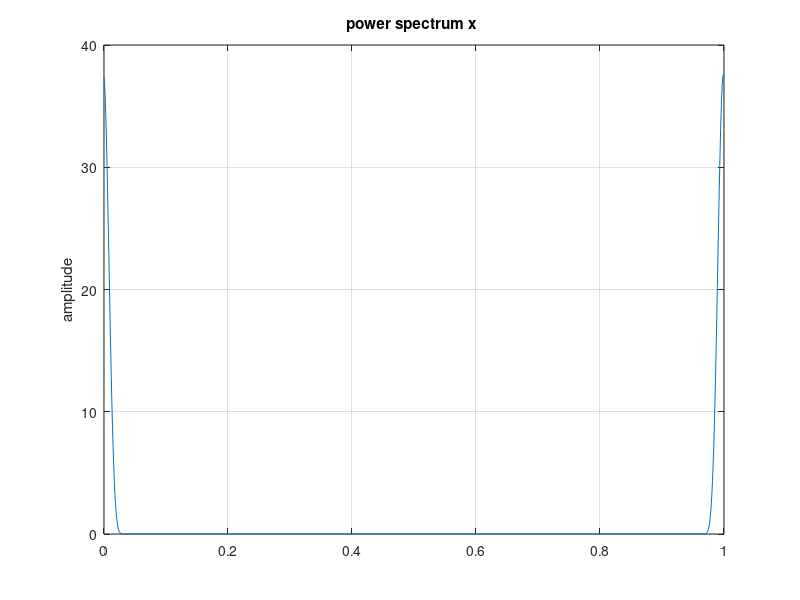

Reproduce this figure in MATLAB. (Note: this script raises an error after producing the figure.)
% Script for computing the BER for QAM modulation in ISI Channels with FDE
% 
close all;
clear all;

%% Simulation parameters
% On d�crit ci-apr�s les param�tres g�n�raux de la simulation

%modulation parameters
M = 4; %Modulation order 
Nframe = 10;
Nfft=1024;
Ncp=8;
Ns=Nframe*(Nfft+Ncp);
N= log2(M)*Nframe*Nfft;

%Channel Parameters
Eb_N0_dB = [0:40]; % Eb/N0 values
%Multipath channel parameters
hc=[1 -0.9];
Lc=length(hc);%Channel length
H=fft(hc,Nfft);
pwelch(H, [], [], Nfft);
grid on

%Preallocations
nErr_zffde=zeros(1,length(Eb_N0_dB));
nErr_mmsefde=zeros(1,length(Eb_N0_dB));
for ii = 1:length(Eb_N0_dB)

   %Message generation
   bits= randi([0 1],N,1);
   s = qammod(bits,M,'InputType','bit');
   sigs2=var(s);
   
   %Add CP
   smat=reshape(s,Nfft,Nframe);
   smatcp=[smat(end-Ncp+1:end,:);smat];
   scp=reshape(smatcp,1,(Nfft+Ncp)*Nframe);
   
    % Channel convolution: equivalent symbol based representation
   z = filter(hc,1,scp);  
   
   %Generating noise
   sig2b=10^(-Eb_N0_dB(ii)/10);
   
   %n = sqrt(sig2b)*randn(1,N+Lc-1); % white gaussian noise, 
   n = sqrt(sig2b/2)*randn(1,Ns)+1j*sqrt(sig2b/2)*randn(1,Ns); % white gaussian noise, 
   
   % Noise addition
   ycp = z +n; % additive white gaussian noise

  

   %remove CP
   ycp_matrice = reshape (ycp,Nfft+Ncp,Nframe);
   y_no_cp = ycp_matrice(Ncp+1:end,:);
   
   %FDE
   
   %ZF
   Wzf = 1./H;
   Y = fft (y_no_cp,Nfft,1);
   s_filter = filter(1,H,Y);
   Yf = diag(Wzf)*Y;
   s_zf = ifft(Yf,Nfft,1);
   
   %mmse
   Wmmse = conj(H)./(abs(H).^2 +sig2b/sigs2);
   Yf = diag(Wmmse)*Y;
   s_mmse = ifft(Yf,[],1);
   %Detection
   
   bhat_zfeq = qamdemod(s_zf(:),M,'bin',OutputType='bit');
   bhat_mmseeq = qamdemod(s_mmse(:),M,'bin',OutputType='bit');
   %%%%%%
   
   nErr_zffde(1,ii) = size(find([bits(:)- bhat_zfeq(:)]),1);
   nErr_mmsefde(1,ii) = size(find([bits(:)- bhat_mmseeq(:)]),1);
   

end

simBer_zf = nErr_zffde/N; % simulated ber
simBer_mmse = nErr_mmsefde/N; % simulated ber

% plot

figure
semilogy(Eb_N0_dB,simBer_zf(1,:),'bs-','Linewidth',2);
hold on
semilogy(Eb_N0_dB,simBer_mmse(1,:),'rd-','Linewidth',2);
axis([0 70 10^-6 0.5])
grid on
legend('sim-zf-fde','sim-mmse-fde');
xlabel('Eb/No, dB');
ylabel('Bit Error Rate');
title('Bit error probability curve for QPSK in ISI with ZF and MMSE equalizers')